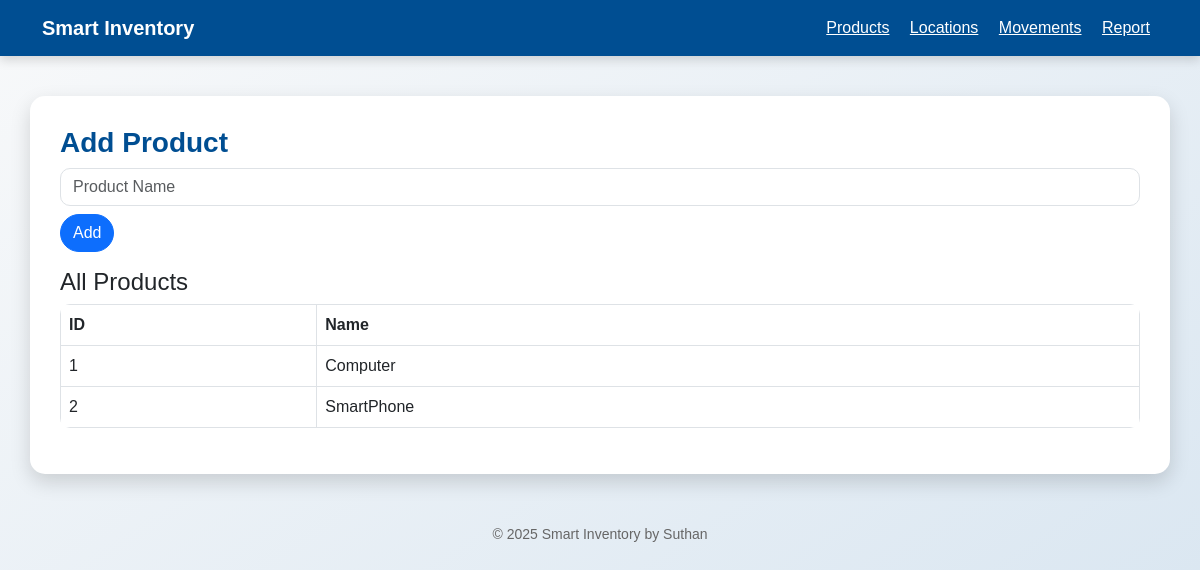
Page /products on the committed database.
### app.py (models this page shows)
class Product(db.Model):
    id = db.Column(db.Integer, primary_key=True)
    name = db.Column(db.String(100), nullable=False)

### app.py (the view)
@app.route('/products')
def products():
    all_products = Product.query.all()
    return render_template('products.html', products=all_products)

### templates/products.html
{% extends 'base.html' %}
{% block content %}
<h3>Add Product</h3>
<form method="POST" action="/add_product" class="mb-3">
  <input name="name" class="form-control mb-2" placeholder="Product Name" required>
  <button class="btn btn-primary">Add</button>
</form>
<h4>All Products</h4>
<table class="table table-bordered">
  <tr><th>ID</th><th>Name</th></tr>
  {% for p in products %}
  <tr><td>{{p.id}}</td><td>{{p.name}}</td></tr>
  {% endfor %}
</table>
{% endblock %}

### static/style.css (style rules this page uses)
input, select { border-radius: 10px !important; border: 1px solid #ccc; padding: 8px 12px; margin-bottom: 10px; transition: 0.2s; }
button, .btn { border-radius: 20px !important; transition: 0.3s; }
.table { background-color: #fdfdfd; border-radius: 10px; overflow: hidden; animation: fadeIn 0.7s ease-in-out; }

### templates/base.html (style rules this page uses)
body { background: linear-gradient(to bottom right, #f8f9fa, #d6e4f0); min-height: 100vh; font-family: 'Poppins', sans-serif; transition: background 0.4s ease-in-out; }
h3, h2 { color: #004e92; font-weight: 700; }

### rows in the picture
Product: id "1", name "Computer"
Product: id "2", name "SmartPhone"
